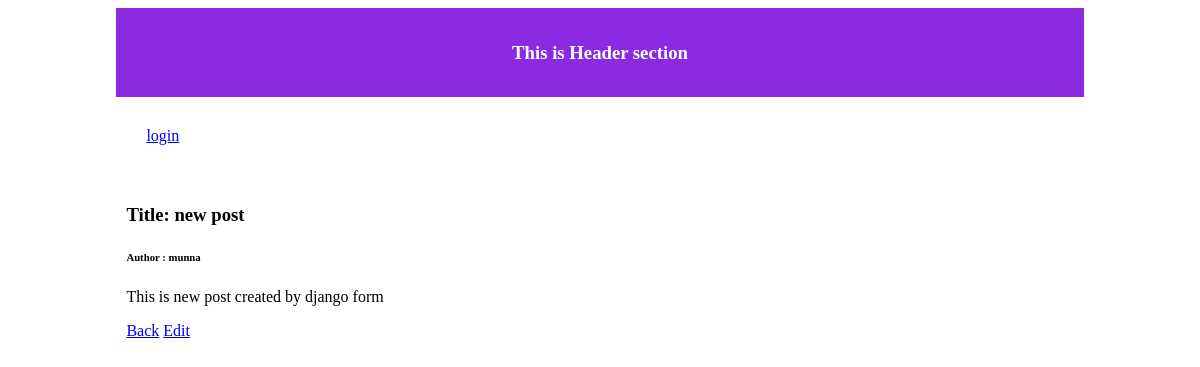
The app's page /post/4 with its own data.
### blogs/models.py (models this page shows, shortened)
class Post(models.Model):
    title = models.CharField(max_length=200)
    author = models.ForeignKey("auth.User", on_delete=models.CASCADE)
    body = models.TextField()

### blogs/views.py (the view)
# urls.py: path("post/<int:pk>", BlogDetailView.as_view(), name="post_details"),
class BlogDetailView(DetailView):
    model = Post
    template_name = "post_detail.html"

### templates/post_detail.html (shortened to what this page needs)
{% extends "base.html" %}  {% block content %}
<div>
  <h3>Title: {{post.title}}</h3>
  <h6>Author : {{ post.author }}</h6>
  <p>{{post.body}}</p>
  <div>
    <a href="{% url 'blog_post' %}">Back</a>
    <a href="{% url 'edit_post' post.pk %}">Edit</a>
  </div>
</div>
{% endblock content%}

### records on screen
Post: title "new post", author "munna", body "This is new post created by django form"
